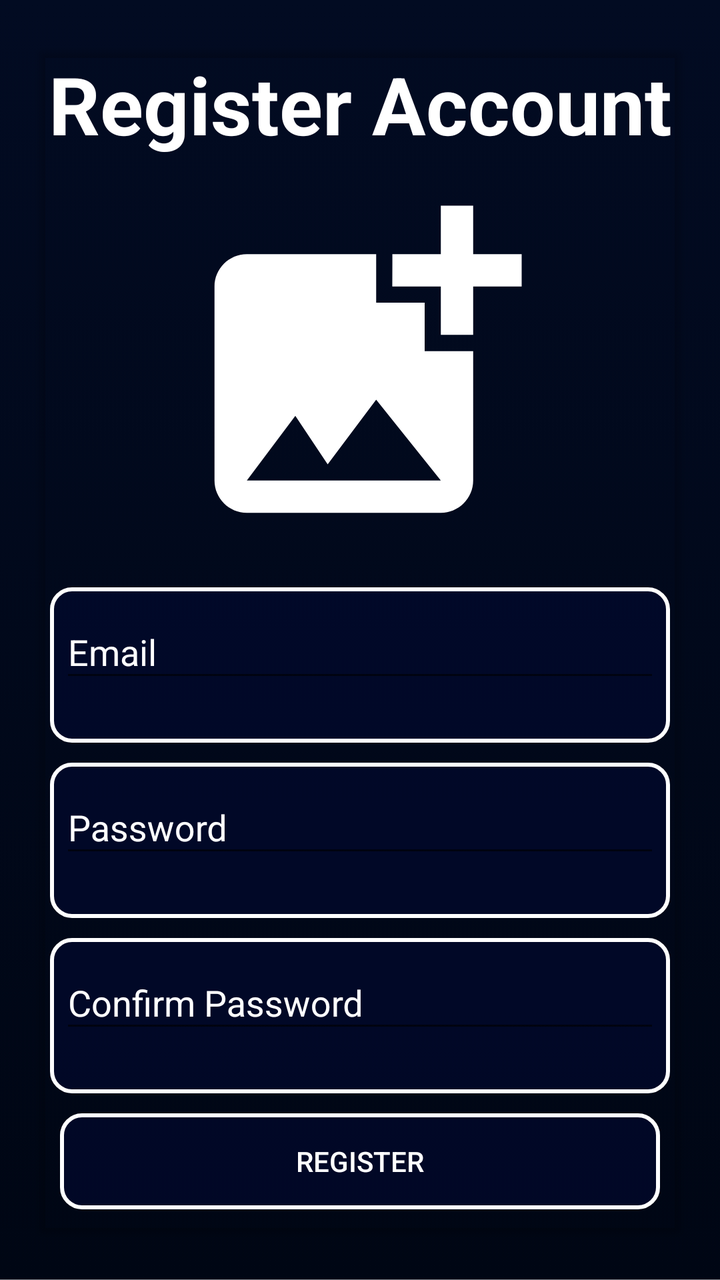
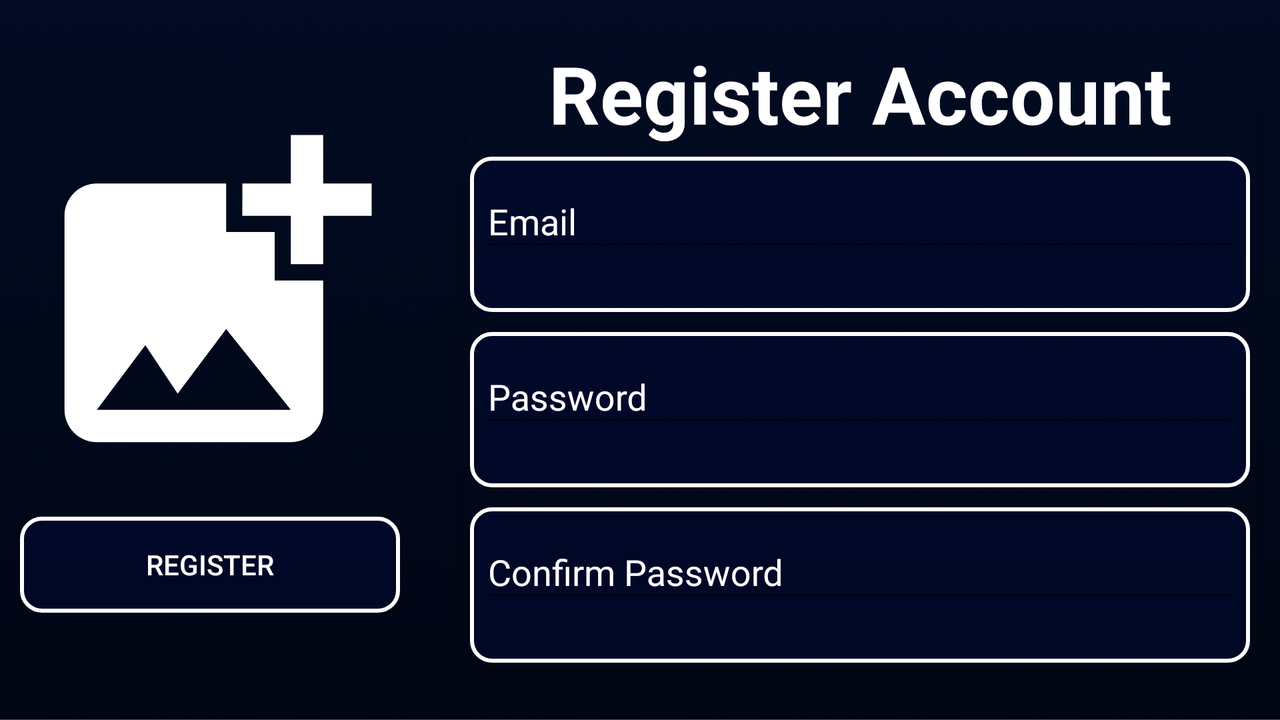

First picture: res/layout/ on a phone held upright. Second picture: the repository's own variant of that layout, on a device whose configuration matches the variant's folder. Source for both follows.
<!-- AndroidManifest.xml: application theme Theme.AppCompat.Light.NoActionBar -->
<!-- res/layout/fragment_register.xml -->
<?xml version="1.0" encoding="utf-8"?>
<RelativeLayout xmlns:android="http://schemas.android.com/apk/res/android"
    xmlns:tools="http://schemas.android.com/tools"
    android:layout_width="match_parent"
    android:layout_height="match_parent"
    xmlns:app="http://schemas.android.com/apk/res-auto"
    android:background="@drawable/movie_app_background"
    android:orientation="vertical"
    tools:context=".Fragments.RegisterFragment">

    <androidx.cardview.widget.CardView
        android:layout_width="400dp"
        android:layout_height="wrap_content"
        android:layout_centerInParent="true"
        android:layout_margin="20dp"
        app:cardBackgroundColor="#00FFFFFF">

        <LinearLayout
            android:layout_width="match_parent"
            android:layout_height="match_parent"
            android:orientation="vertical">

            <TextView
                android:layout_width="match_parent"
                android:layout_height="wrap_content"
                android:text="@string/register_account"
                android:textColor="@color/white"
                android:gravity="center"
                android:textSize="40sp"
                android:textStyle="bold"/>

            <ImageView
                android:id="@+id/registerUploadImage"
                android:layout_width="200dp"
                android:layout_height="200dp"
                android:layout_gravity="center_horizontal"
                android:clickable="true"
                android:contentDescription="@string/profile_image"
                android:focusable="true"
                android:padding="3dp"
                android:layout_margin="5dp"
                android:src="@drawable/baseline_add_photo_alternate_24" />

            <com.google.android.material.textfield.TextInputLayout
                android:layout_width="match_parent"
                android:layout_height="wrap_content"
                android:hint="@string/email"
                android:background="@drawable/button_background"
                android:textColorHint="@color/white"
                app:errorEnabled="true"
                android:layout_margin="5dp">

                <com.google.android.material.textfield.TextInputEditText
                    android:id="@+id/registerEmail"
                    android:layout_width="match_parent"
                    android:layout_height="match_parent"
                    android:layout_margin="5dp"
                    android:inputType="textEmailAddress"
                    android:textColor="@color/white" />
            </com.google.android.material.textfield.TextInputLayout>

            <com.google.android.material.textfield.TextInputLayout
                android:layout_width="match_parent"
                android:layout_height="wrap_content"
                android:hint="@string/password"
                android:background="@drawable/button_background"
                app:errorEnabled="true"
                android:textColorHint="@color/white"
                android:layout_margin="5dp">

                <com.google.android.material.textfield.TextInputEditText
                    android:id="@+id/registerPassword"
                    android:layout_width="match_parent"
                    android:layout_height="match_parent"
                    android:layout_margin="5dp"
                    android:inputType="textPassword"
                    android:textColor="@color/white" />
            </com.google.android.material.textfield.TextInputLayout>

            <com.google.android.material.textfield.TextInputLayout
                android:layout_width="match_parent"
                android:layout_height="wrap_content"
                android:hint="@string/confirm_password"
                android:background="@drawable/button_background"
                app:errorEnabled="true"
                android:textColorHint="@color/white"
                android:layout_margin="5dp">

                <com.google.android.material.textfield.TextInputEditText
                    android:id="@+id/registerPasswordConfirm"
                    android:layout_width="match_parent"
                    android:layout_height="match_parent"
                    android:layout_margin="5dp"
                    android:inputType="textPassword"
                    android:textColor="@color/white" />
            </com.google.android.material.textfield.TextInputLayout>

            <Button
                android:id="@+id/registerRegisterBTN"
                android:layout_width="match_parent"
                android:layout_height="wrap_content"
                android:layout_marginLeft="10dp"
                android:layout_marginTop="5dp"
                android:layout_marginRight="10dp"
                android:layout_marginBottom="10dp"
                android:background="@drawable/button_background"
                android:textColor="@color/white"
                android:text="@string/register" />
        </LinearLayout>

    </androidx.cardview.widget.CardView>

</RelativeLayout>
<!-- resources referenced by this layout -->
<resources>
  <!-- drawable baseline_add_photo_alternate_24 (drawable) -->
  <vector xmlns:android="http://schemas.android.com/apk/res/android" android:height="50dp" android:tint="#FFFFFF" android:viewportHeight="24" android:viewportWidth="24" android:width="50dp">
  
      <path android:fillColor="@android:color/white" android:pathData="M19,7v2.99s-1.99,0.01 -2,0L17,7h-3s0.01,-1.99 0,-2h3L17,2h2v3h3v2h-3zM16,11L16,8h-3L13,5L5,5c-1.1,0 -2,0.9 -2,2v12c0,1.1 0.9,2 2,2h12c1.1,0 2,-0.9 2,-2v-8h-3zM5,19l3,-4 2,3 3,-4 4,5L5,19z"/>
  
  </vector>
  <!-- drawable button_background (drawable) -->
  <shape xmlns:android="http://schemas.android.com/apk/res/android"
      android:shape="rectangle">
      <solid android:color="#95030933" />
      <stroke android:width="2dp"
              android:color="@color/white"/>
      <corners android:radius="10dp" />
  </shape>
  <!-- drawable movie_app_background: png bitmap (drawable, 36137 bytes) -->
  <string name="confirm_password">Confirm Password</string>
  <string name="email">Email</string>
  <string name="password">Password</string>
  <string name="profile_image">Profile Image</string>
  <string name="register">Register</string>
  <string name="register_account">Register Account</string>
</resources>
<!-- res/layout-land/fragment_register.xml (the repository's variant of the layout above) -->
<!-- drawn on the phone turned sideways -->
<?xml version="1.0" encoding="utf-8"?>
<LinearLayout xmlns:android="http://schemas.android.com/apk/res/android"
    xmlns:tools="http://schemas.android.com/tools"
    android:layout_width="match_parent"
    android:layout_height="match_parent"
    xmlns:app="http://schemas.android.com/apk/res-auto"
    android:background="@drawable/movie_app_background"
    android:orientation="vertical"
    tools:context=".Fragments.RegisterFragment">

    <LinearLayout
        android:layout_width="wrap_content"
        android:layout_height="match_parent"
        android:orientation="horizontal">

        <LinearLayout
            android:layout_width="match_parent"
            android:layout_height="match_parent"
            android:orientation="vertical"
            android:gravity="center">

            <ImageView
                android:id="@+id/registerUploadImage"
                android:layout_width="200dp"
                android:layout_height="200dp"
                android:layout_gravity="center"
                android:clickable="true"
                android:contentDescription="@string/profile_image"
                android:focusable="true"
                android:padding="3dp"
                android:layout_margin="5dp"
                android:src="@drawable/baseline_add_photo_alternate_24" />

            <Button
                android:id="@+id/registerRegisterBTN"
                android:layout_width="match_parent"
                android:layout_height="wrap_content"
                android:layout_marginLeft="10dp"
                android:layout_marginTop="5dp"
                android:layout_marginRight="10dp"
                android:layout_marginBottom="10dp"
                android:background="@drawable/button_background"
                android:textColor="@color/white"
                android:text="@string/register" />
        </LinearLayout>

        <androidx.cardview.widget.CardView
            android:layout_width="400dp"
            android:layout_height="wrap_content"
            android:layout_centerInParent="true"
            android:layout_margin="20dp"
            app:cardBackgroundColor="#00FFFFFF">

            <LinearLayout
                android:layout_width="match_parent"
                android:layout_height="match_parent"
                android:orientation="vertical">

                <TextView
                    android:layout_width="match_parent"
                    android:layout_height="wrap_content"
                    android:text="@string/register_account"
                    android:textColor="@color/white"
                    android:gravity="center"
                    android:textSize="40sp"
                    android:textStyle="bold"/>

                <com.google.android.material.textfield.TextInputLayout
                    android:layout_width="match_parent"
                    android:layout_height="wrap_content"
                    android:hint="@string/email"
                    android:background="@drawable/button_background"
                    android:textColorHint="@color/white"
                    app:errorEnabled="true"
                    android:layout_margin="5dp">

                    <com.google.android.material.textfield.TextInputEditText
                        android:id="@+id/registerEmail"
                        android:layout_width="match_parent"
                        android:layout_height="match_parent"
                        android:layout_margin="5dp"
                        android:inputType="textEmailAddress"
                        android:textColor="@color/white" />
                </com.google.android.material.textfield.TextInputLayout>

                <com.google.android.material.textfield.TextInputLayout
                    android:layout_width="match_parent"
                    android:layout_height="wrap_content"
                    android:hint="@string/password"
                    android:background="@drawable/button_background"
                    app:errorEnabled="true"
                    android:textColorHint="@color/white"
                    android:layout_margin="5dp">

                    <com.google.android.material.textfield.TextInputEditText
                        android:id="@+id/registerPassword"
                        android:layout_width="match_parent"
                        android:layout_height="match_parent"
                        android:layout_margin="5dp"
                        android:inputType="textPassword"
                        android:textColor="@color/white" />
                </com.google.android.material.textfield.TextInputLayout>

                <com.google.android.material.textfield.TextInputLayout
                    android:layout_width="match_parent"
                    android:layout_height="wrap_content"
                    android:hint="@string/confirm_password"
                    android:background="@drawable/button_background"
                    app:errorEnabled="true"
                    android:textColorHint="@color/white"
                    android:layout_margin="5dp">

                    <com.google.android.material.textfield.TextInputEditText
                        android:id="@+id/registerPasswordConfirm"
                        android:layout_width="match_parent"
                        android:layout_height="match_parent"
                        android:layout_margin="5dp"
                        android:inputType="textPassword"
                        android:textColor="@color/white" />
                </com.google.android.material.textfield.TextInputLayout>
            </LinearLayout>

        </androidx.cardview.widget.CardView>

    </LinearLayout>

</LinearLayout>
